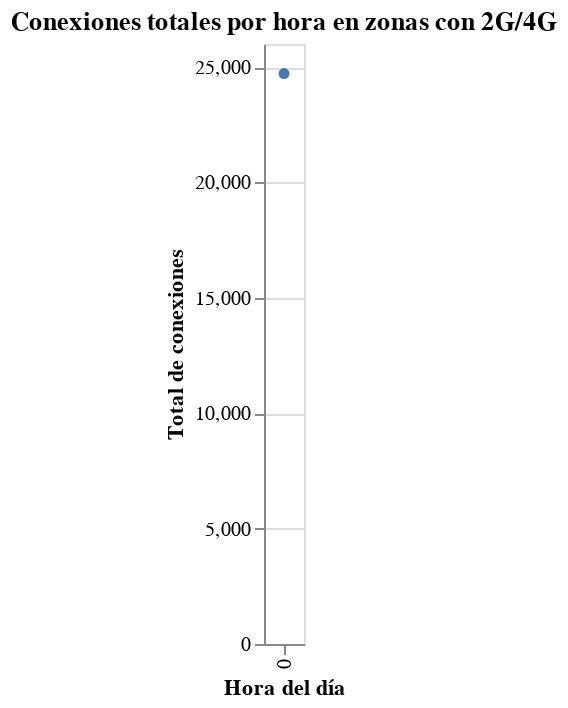
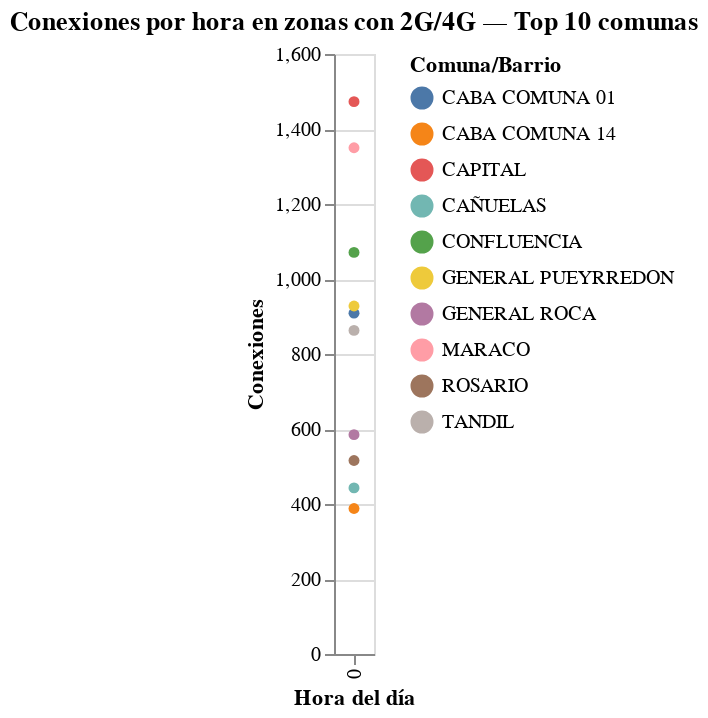

Notebook cell for these charts, in order:
### Code cell
# === P3c: Conexiones por hora en zonas 2G/4G — Global + Top comunas ===
import pandas as pd
import altair as alt

# Por si Altair se queja del tamaño
alt.data_transformers.disable_max_rows()

if not df_main.empty:
    required = {'hora', 'partido_comuna', 'tecnologia'}
    if required.issubset(df_main.columns):
        # Filtramos solo 2G/4G y armamos agregaciones por hora/comuna
        df_tmp = df_main.copy()
        df_tmp['tec_norm'] = df_tmp['tecnologia'].astype(str).str.strip().str.upper()
        subset = df_tmp[df_tmp['tec_norm'].isin(['2G','4G'])].copy()

        by_hour = (
            subset.groupby(['hora','partido_comuna'], as_index=False, observed=True)
                  .size().rename(columns={'size':'conexiones'})
        )

        # --- (1) Global: total de conexiones por hora (todas las comunas) ---
        by_hour_total = by_hour.groupby('hora', as_index=False, observed=True)['conexiones'].sum()

        chart_global = alt.Chart(by_hour_total).mark_line(point=True).encode(
            x=alt.X('hora:O', title='Hora del día'),
            y=alt.Y('conexiones:Q', title='Total de conexiones'),
            tooltip=[alt.Tooltip('hora:O'), alt.Tooltip('conexiones:Q')]
        ).properties(title='Conexiones totales por hora en zonas con 2G/4G')

        display(chart_global)

        # --- (2) Detalle: Top N comunas por conexiones totales ---
        N_COMUNAS = 10  # cambiá este valor si querés más/menos comunas
        top_comunas = (
            by_hour.groupby('partido_comuna', observed=True)['conexiones']
                   .sum().sort_values(ascending=False).head(N_COMUNAS).index
        )
        by_hour_top = by_hour[by_hour['partido_comuna'].isin(top_comunas)].copy()

        chart_top = alt.Chart(by_hour_top).mark_line(point=True).encode(
            x=alt.X('hora:O', title='Hora del día'),
            y=alt.Y('conexiones:Q', title='Conexiones'),
            color=alt.Color('partido_comuna:N', title='Comuna/Barrio'),
            tooltip=['partido_comuna', alt.Tooltip('hora:O'), alt.Tooltip('conexiones:Q')]
        ).properties(title=f'Conexiones por hora en zonas con 2G/4G — Top {N_COMUNAS} comunas')

        display(chart_top)
    else:
        print("Faltan columnas:", required - set(df_main.columns))
else:
    print("El DataFrame está vacío (placeholder).")

### Figure 1 — Vega-Lite specification as saved in the notebook (floating-point values rounded to 4 significant figures)
{"config": {"view": {"continuousWidth": 300, "continuousHeight": 300}}, "data": {"name": "data-f9bf1bbab4441a5b48d9444f4e0d4d87"}, "mark": {"type": "line", "point": true}, "encoding": {"tooltip": [{"field": "hora", "type": "ordinal"}, {"field": "conexiones", "type": "quantitative"}], "x": {"field": "hora", "title": "Hora del día", "type": "ordinal"}, "y": {"field": "conexiones", "title": "Total de conexiones", "type": "quantitative"}}, "title": "Conexiones totales por hora en zonas con 2G/4G", "$schema": "https://vega.github.io/schema/vega-lite/v5.20.1.json", "datasets": {"data-f9bf1bbab4441a5b48d9444f4e0d4d87": [{"hora": 0, "conexiones": 24718}]}}

### Figure 2 — Vega-Lite specification as saved in the notebook (floating-point values rounded to 4 significant figures)
{"config": {"view": {"continuousWidth": 300, "continuousHeight": 300}}, "data": {"name": "data-679b1f4a8cc87e4bd25fff3509ea6777"}, "mark": {"type": "line", "point": true}, "encoding": {"color": {"field": "partido_comuna", "title": "Comuna/Barrio", "type": "nominal"}, "tooltip": [{"field": "partido_comuna", "type": "nominal"}, {"field": "hora", "type": "ordinal"}, {"field": "conexiones", "type": "quantitative"}], "x": {"field": "hora", "title": "Hora del día", "type": "ordinal"}, "y": {"field": "conexiones", "title": "Conexiones", "type": "quantitative"}}, "title": "Conexiones por hora en zonas con 2G/4G — Top 10 comunas", "$schema": "https://vega.github.io/schema/vega-lite/v5.20.1.json", "datasets": {"data-679b1f4a8cc87e4bd25fff3509ea6777": [{"hora": 0, "partido_comuna": "CABA COMUNA 01", "conexiones": 909}, {"hora": 0, "partido_comuna": "CABA COMUNA 14", "conexiones": 388}, {"hora": 0, "partido_comuna": "CAPITAL", "conexiones": 1473}, {"hora": 0, "partido_comuna": "CAÑUELAS", "conexiones": 443}, {"hora": 0, "partido_comuna": "CONFLUENCIA", "conexiones": 1071}, {"hora": 0, "partido_comuna": "GENERAL PUEYRREDON", "conexiones": 928}, {"hora": 0, "partido_comuna": "GENERAL ROCA", "conexiones": 585}, {"hora": 0, "partido_comuna": "MARACO", "conexiones": 1350}, {"hora": 0, "partido_comuna": "ROSARIO", "conexiones": 516}, {"hora": 0, "partido_comuna": "TANDIL", "conexiones": 863}]}}
